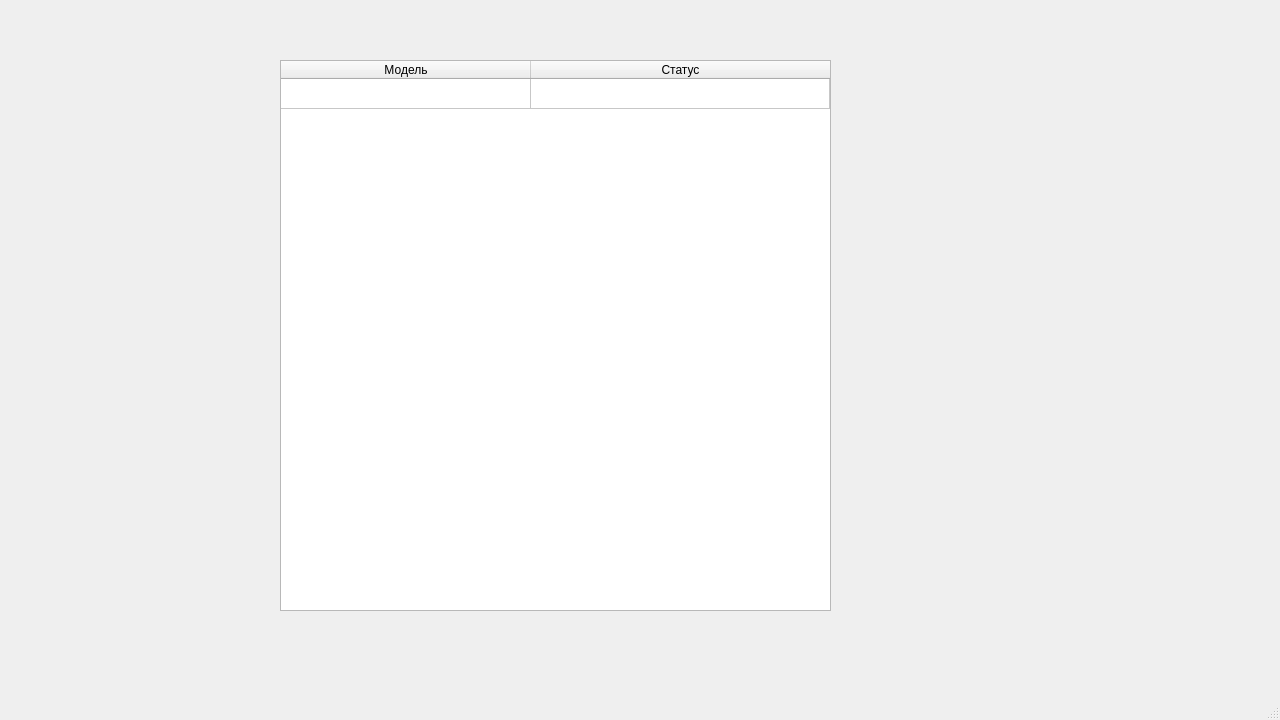
<?xml version="1.0" encoding="UTF-8"?>
<ui version="4.0">
 <class>MainWindow</class>
 <widget class="QMainWindow" name="MainWindow">
  <property name="geometry">
   <rect>
    <x>0</x>
    <y>0</y>
    <width>1280</width>
    <height>720</height>
   </rect>
  </property>
  <property name="windowTitle">
   <string>MainWindow</string>
  </property>
  <widget class="QWidget" name="centralwidget">
   <widget class="QTableWidget" name="veh_table">
    <property name="geometry">
     <rect>
      <x>280</x>
      <y>60</y>
      <width>551</width>
      <height>551</height>
     </rect>
    </property>
    <attribute name="horizontalHeaderDefaultSectionSize">
     <number>250</number>
    </attribute>
    <attribute name="horizontalHeaderStretchLastSection">
     <bool>true</bool>
    </attribute>
    <attribute name="verticalHeaderVisible">
     <bool>false</bool>
    </attribute>
    <attribute name="verticalHeaderShowSortIndicator" stdset="0">
     <bool>false</bool>
    </attribute>
    <row>
     <property name="text">
      <string>123</string>
     </property>
    </row>
    <column>
     <property name="text">
      <string>Модель</string>
     </property>
    </column>
    <column>
     <property name="text">
      <string>Статус</string>
     </property>
    </column>
   </widget>
  </widget>
  <widget class="QStatusBar" name="statusbar"/>
 </widget>
 <resources/>
 <connections/>
</ui>
